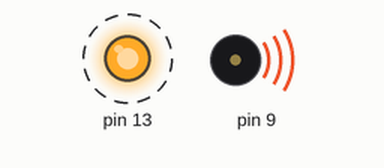
This sketch was run on a simulated Arduino Uno, built with avr-gcc and run on an emulated ATmega328P. Parts: output pins drawn as LEDs (lit = HIGH), buzzer (waves = sounding). Dashed ring = blinking.

Above: at 0.2 s.
Timing chart, 0 to 3.0 s (numbered marks = the images above):
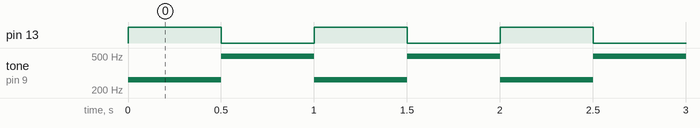

Measured:
- by itself, pin 13: alternates HIGH for 0.50 s and LOW for 0.50 s
- by itself, tone on pin 9: alternates 494 Hz for 0.50 s and 262 Hz for 0.50 s

The sketch:

sketch_project02.ino
```cpp
/*
Arduino Training Series by UniKidz
Robotic Programming Your Engineer
This code can be downloaded from https://github.com/efadzli/arduino_beginners
*/

void setup() {
  pinMode(9, OUTPUT);
  pinMode(13, OUTPUT);
}

void loop() {
  digitalWrite(13, HIGH);
  tone(9, 262);
  delay(500);

  digitalWrite(13, LOW);
  tone(9, 494);
  delay(500);
}
```
